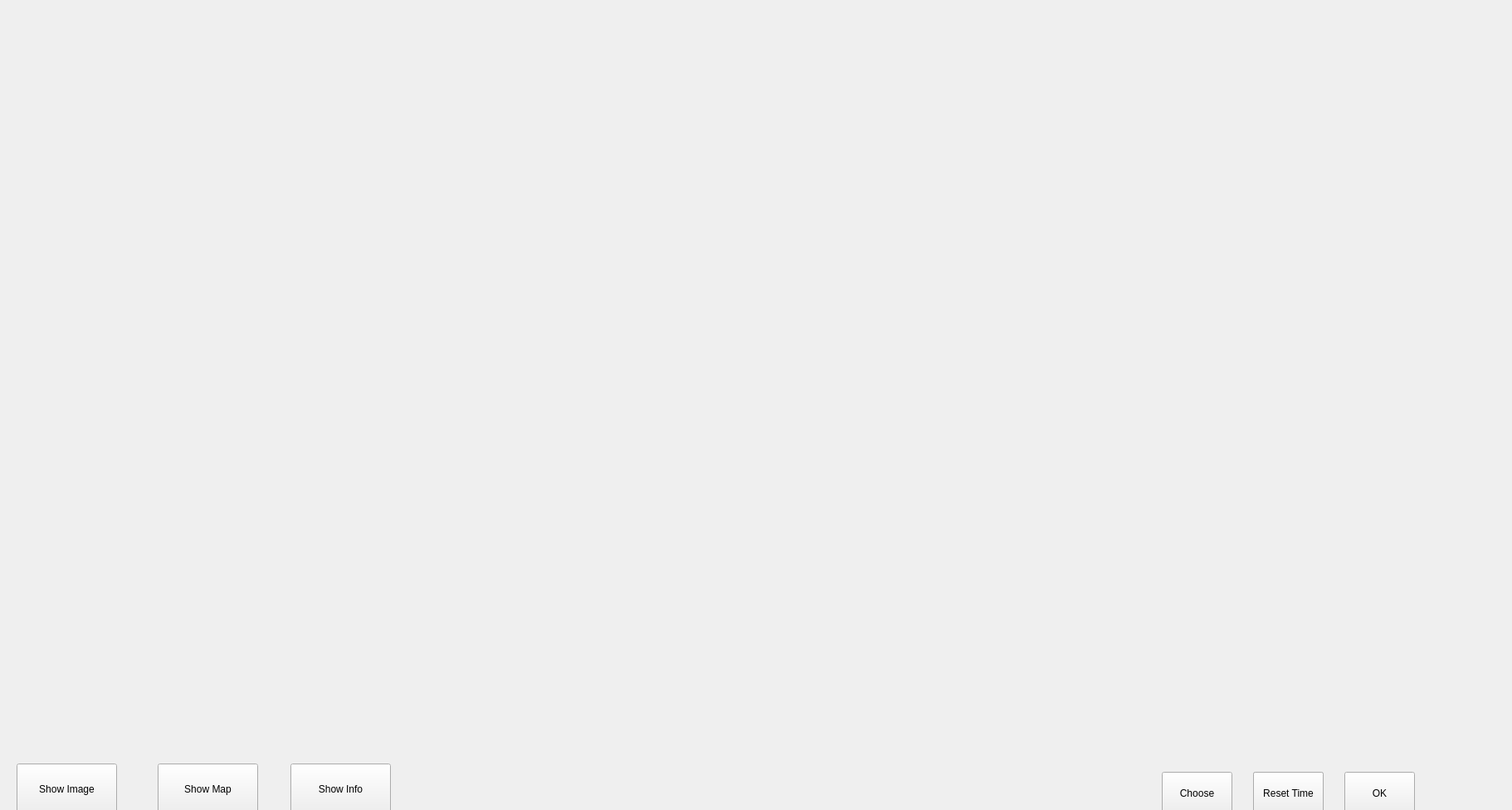
<?xml version="1.0" encoding="UTF-8"?>
<ui version="4.0">
 <class>Form</class>
 <widget class="QWidget" name="Form">
  <property name="geometry">
   <rect>
    <x>0</x>
    <y>0</y>
    <width>1822</width>
    <height>976</height>
   </rect>
  </property>
  <property name="windowTitle">
   <string>Form</string>
  </property>
  <widget class="QLabel" name="label">
   <property name="geometry">
    <rect>
     <x>0</x>
     <y>0</y>
     <width>1811</width>
     <height>901</height>
    </rect>
   </property>
   <property name="text">
    <string/>
   </property>
   <property name="pixmap">
    <pixmap>Project/raspberry_mpu9250/raspberry_pi/IMAGE/1f.png</pixmap>
   </property>
  </widget>
  <widget class="QPushButton" name="btn_image">
   <property name="geometry">
    <rect>
     <x>20</x>
     <y>920</y>
     <width>121</width>
     <height>61</height>
    </rect>
   </property>
   <property name="text">
    <string>Show Image</string>
   </property>
  </widget>
  <widget class="QPushButton" name="btn_map">
   <property name="geometry">
    <rect>
     <x>190</x>
     <y>920</y>
     <width>121</width>
     <height>61</height>
    </rect>
   </property>
   <property name="text">
    <string>Show Map</string>
   </property>
  </widget>
  <widget class="QPushButton" name="btn_info">
   <property name="geometry">
    <rect>
     <x>350</x>
     <y>920</y>
     <width>121</width>
     <height>61</height>
    </rect>
   </property>
   <property name="text">
    <string>Show Info</string>
   </property>
  </widget>
  <widget class="QPushButton" name="btn_choose">
   <property name="geometry">
    <rect>
     <x>1400</x>
     <y>930</y>
     <width>85</width>
     <height>51</height>
    </rect>
   </property>
   <property name="text">
    <string>Choose</string>
   </property>
  </widget>
  <widget class="QPushButton" name="btn_ok">
   <property name="geometry">
    <rect>
     <x>1620</x>
     <y>930</y>
     <width>85</width>
     <height>51</height>
    </rect>
   </property>
   <property name="text">
    <string>OK</string>
   </property>
  </widget>
  <widget class="QPushButton" name="btn_remove">
   <property name="geometry">
    <rect>
     <x>1510</x>
     <y>930</y>
     <width>85</width>
     <height>51</height>
    </rect>
   </property>
   <property name="text">
    <string>Remove</string>
   </property>
  </widget>
  <widget class="QPushButton" name="btn_reset">
   <property name="geometry">
    <rect>
     <x>1510</x>
     <y>930</y>
     <width>85</width>
     <height>51</height>
    </rect>
   </property>
   <property name="text">
    <string>Reset Time</string>
   </property>
  </widget>
 </widget>
 <resources/>
 <connections/>
</ui>
